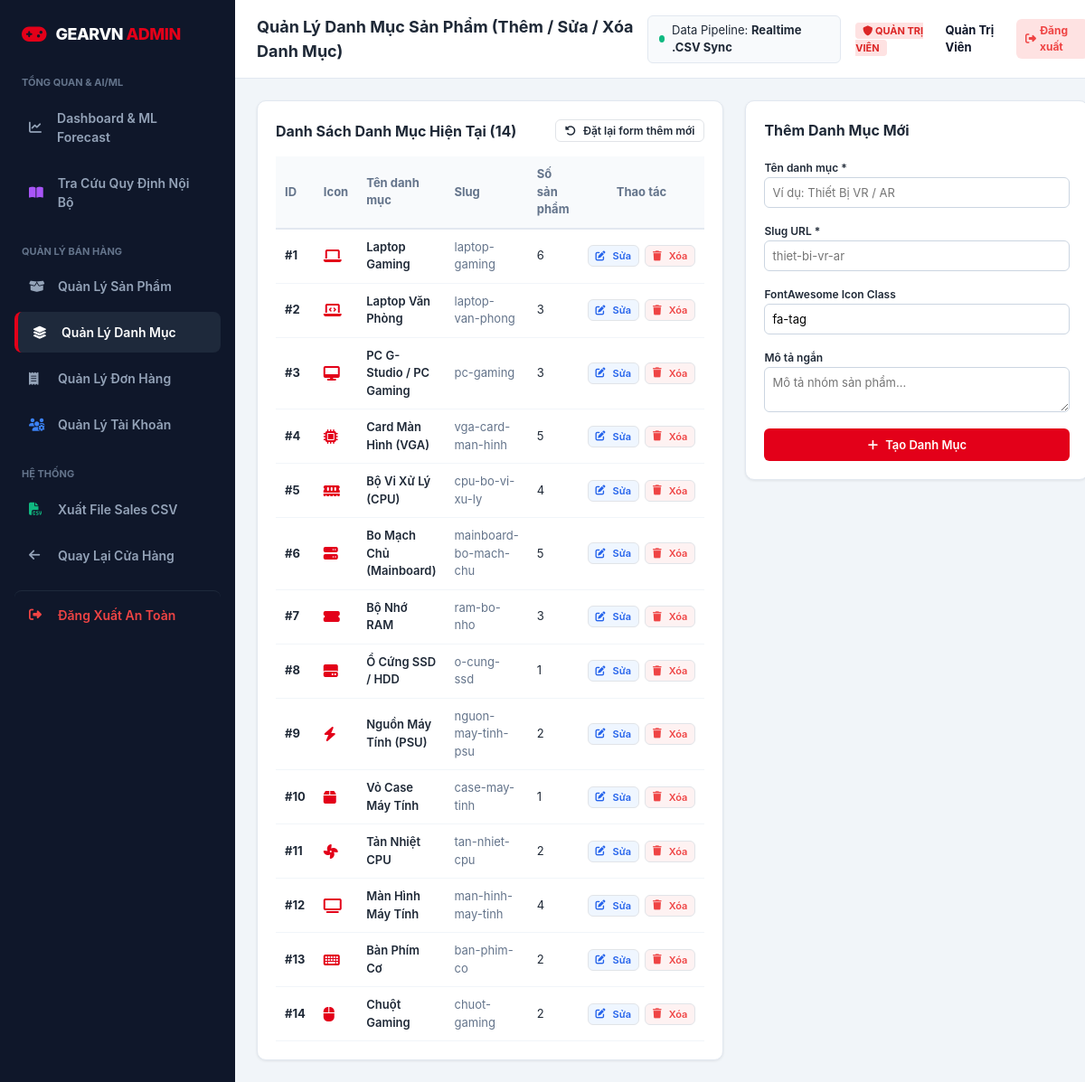
The page /admin/categories on the database its author committed.
### app/models/category.py (models this page shows)
class Category(Base):
    __tablename__ = "categories"
    id = Column(Integer, primary_key=True, index=True)
    name = Column(String(255), nullable=False)
    slug = Column(String(255), unique=True, index=True, nullable=False)
    parent_id = Column(Integer, ForeignKey("categories.id"), nullable=True)
    icon = Column(String(100), nullable=True) # FontAwesome icon class e.g. "fa-laptop"
    image_url = Column(String(500), nullable=True)
    description = Column(Text, nullable=True)
    order_index = Column(Integer, default=0)
    parent = relationship("Category", remote_side=[id], backref="children")
    products = relationship("Product", back_populates="category", cascade="all, delete-orphan")

### app/controllers/web/admin_controller.py (the view)
@router.get("/categories")
def admin_categories_page(request: Request, db: Session = Depends(get_db)):
    categories = db.query(Category).order_by(Category.order_index.asc()).all()
    return templates.TemplateResponse(
        "admin/categories.html",
        {
            "request": request,
            "categories": categories,
            "active_page": "categories"
        }
    )

### app/templates/admin/categories.html (shortened to what this page needs)
{% extends "admin/layout.html" %}
{% block page_title %}Quản Lý Danh Mục Sản Phẩm (Thêm / Sửa / Xóa Danh Mục){% endblock %}
{% block content %}
<div style="display:grid;grid-template-columns:1fr 380px;gap:24px;">
    <div class="stat-card">
        <div style="font-weight:700;font-size:16px;margin-bottom:16px;display:flex;justify-content:space-between;align-items:center;">
            <span>Danh Sách Danh Mục Hiện Tại ({{ categories|length }})</span>
            <button class="btn btn-outline" style="font-size:12px;padding:4px 10px;" onclick="resetCategoryForm()">
                <i class="fa-solid fa-rotate-left"></i> Đặt lại form thêm mới
            </button>
        </div>
        <table style="width:100%;font-size:13px;border-collapse:collapse;text-align:left;">
            <thead>
                <tr style="background:#f8fafc;border-bottom:2px solid #e2e8f0;color:#64748b;">
                    <th style="padding:10px;">ID</th>
                    <th style="padding:10px;">Icon</th>
                    <th style="padding:10px;">Tên danh mục</th>
                    <th style="padding:10px;">Slug</th>
                    <th style="padding:10px;">Số sản phẩm</th>
                    <th style="padding:10px;text-align:center;">Thao tác</th>
                </tr>
            </thead>
            <tbody>
                {% for c in categories %}
                <tr id="cat-row-{{ c.id }}" style="border-bottom:1px solid #f1f5f9;">
                    <td style="padding:10px;font-weight:700;">#{{ c.id }}</td>
                    <td style="padding:10px;color:var(--primary);font-size:16px;"><i class="fa-solid {{ c.icon or 'fa-tag' }}"></i></td>
                    <td style="padding:10px;font-weight:600;">{{ c.name }}</td>
                    <td style="padding:10px;color:#64748b;"><code>{{ c.slug }}</code></td>
                    <td style="padding:10px;">{{ c.products|length }}</td>
                    <td style="padding:10px;text-align:center;">
                        <div style="display:flex;gap:6px;justify-content:center;">
                            <button class="btn btn-outline" style="padding:4px 8px;font-size:11px;color:#2563eb;background:#eff6ff;" onclick="editCategory({{ c.id }}, '{{ c.name|replace("'", "\\'") }}', '{{ c.slug }}', '{{ c.icon or 'fa-tag' }}', '{{ (c.description or '')|replace("'", "\\'") }}')">
                                <i class="fa-solid fa-pen-to-square"></i> Sửa
                            </button>
                            <button class="btn btn-outline" style="padding:4px 8px;font-size:11px;color:#ef4444;background:#fef2f2;" onclick="deleteCategory({{ c.id }}, '{{ c.name|replace("'", "\\'") }}')">
                                <i class="fa-solid fa-trash"></i> Xóa
                            </button>
                        </div>
                    </td>
                </tr>
                {% endfor %}
            </tbody>
        </table>
    </div>
    <div class="stat-card" style="height:fit-content;">
        <div id="catFormTitle" style="font-weight:700;font-size:16px;margin-bottom:16px;">Thêm Danh Mục Mới</div>
        <form id="categoryForm" onsubmit="handleSaveCategory(event)">
            <div style="margin-bottom:12px;">
                <label style="font-size:12px;font-weight:600;">Tên danh mục *</label>
                <input type="text" id="catName" required placeholder="Ví dụ: Thiết Bị VR / AR" style="width:100%;padding:8px;border:1px solid #cbd5e1;border-radius:6px;font-size:13px;" oninput="autoGenCatSlug()">
            </div>
            <div style="margin-bottom:12px;">
                <label style="font-size:12px;font-weight:600;">Slug URL *</label>
                <input type="text" id="catSlug" required placeholder="thiet-bi-vr-ar" style="width:100%;padding:8px;border:1px solid #cbd5e1;border-radius:6px;font-size:13px;">
            </div>
            <div style="margin-bottom:12px;">
                <label style="font-size:12px;font-weight:600;">FontAwesome Icon Class</label>
                <input type="text" id="catIcon" placeholder="fa-vr-cardboard" value="fa-tag" style="width:100%;padding:8px;border:1px solid #cbd5e1;border-radius:6px;font-size:13px;">
            </div>
            <div style="margin-bottom:12px;">
                <label style="font-size:12px;font-weight:600;">Mô tả ngắn</label>
                <textarea id="catDesc" rows="2" placeholder="Mô tả nhóm sản phẩm..." style="width:100%;padding:8px;border:1px solid #cbd5e1;border-radius:6px;font-size:13px;"></textarea>
            </div>
            <div style="display:flex;gap:8px;">
                <button type="submit" id="catSubmitBtn" class="btn btn-primary" style="flex:1;padding:10px;">
                    <i class="fa-solid fa-plus"></i> <span id="catSubmitText">Tạo Danh Mục</span>
                </button>
            </div>
        </form>
    </div>
</div>
{% endblock %}

### app/static/css/style.css (style rules this page uses)
:root { --primary: #e30019; --primary-hover: #b80014; --secondary: #0d1117; --dark-bg: #161b22; --light-bg: #f4f6f8; --card-bg: #ffffff; --border-color: #e1e4e8; --text-main: #1f2937; --text-muted: #6b7280; --success: #10b981; --warning: #f59e0b; --danger: #ef4444; --shadow-sm: 0 1px 3px rgba(0,0,0,0.08); --shadow-md: 0 4px 12px rgba(0,0,0,0.1); --shadow-lg: 0 10px 25px rgba(0,0,0,0.15); --radius: 8px; --transition: all 0.25s ease-in-out; }
* { margin: 0; padding: 0; box-sizing: border-box; font-family: -apple-system, BlinkMacSystemFont, "Segoe UI", Roboto, "Helvetica Neue", Arial, sans-serif; }
body { background-color: var(--light-bg); color: var(--text-main); line-height: 1.5; min-height: 100vh; display: flex; flex-direction: column; }
.btn { display: inline-flex; align-items: center; justify-content: center; gap: 8px; padding: 8px 16px; border-radius: 6px; font-size: 13px; font-weight: 600; cursor: pointer; border: none; transition: var(--transition); }
.btn-primary { background-color: var(--primary); color: #fff; }
.btn-outline { border: 1px solid var(--border-color); background: #fff; color: var(--text-main); }

### app/templates/admin/layout.html (style rules this page uses)
body { font-family: 'Plus Jakarta Sans', sans-serif; background-color: #f1f5f9; }
.stat-card { background: #fff; border-radius: 10px; border: 1px solid #e2e8f0; padding: 20px; box-shadow: var(--shadow-sm); }

### rows shown on the page
Category: id "1", name "Laptop Gaming", slug "laptop-gaming", products|length "6"
Category: id "2", name "Laptop Văn Phòng", slug "laptop-van-phong", products|length "3"
Category: id "3", name "PC G-Studio / PC Gaming", slug "pc-gaming", products|length "3"
Category: id "4", name "Card Màn Hình (VGA)", slug "vga-card-man-hinh", products|length "5"
Category: id "5", name "Bộ Vi Xử Lý (CPU)", slug "cpu-bo-vi-xu-ly", products|length "4"
Category: id "6", name "Bo Mạch Chủ (Mainboard)", slug "mainboard-bo-mach-chu", products|length "5"
Category: id "7", name "Bộ Nhớ RAM", slug "ram-bo-nho", products|length "3"
Category: id "8", name "Ổ Cứng SSD / HDD", slug "o-cung-ssd", products|length "1"
Category: id "9", name "Nguồn Máy Tính (PSU)", slug "nguon-may-tinh-psu", products|length "2"
Category: id "10", name "Vỏ Case Máy Tính", slug "case-may-tinh", products|length "1"
Category: id "11", name "Tản Nhiệt CPU", slug "tan-nhiet-cpu", products|length "2"
Category: id "12", name "Màn Hình Máy Tính", slug "man-hinh-may-tinh", products|length "4"
Category: id "13", name "Bàn Phím Cơ", slug "ban-phim-co", products|length "2"
Category: id "14", name "Chuột Gaming", slug "chuot-gaming", products|length "2"

### other values the page prints
{{ categories|length }} "14"
